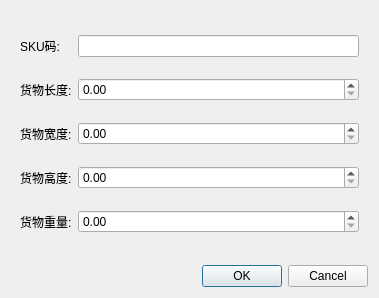
<?xml version="1.0" encoding="UTF-8"?>
<ui version="4.0">
 <class>SqlBoxEditDialog</class>
 <widget class="QWidget" name="SqlBoxEditDialog">
  <property name="geometry">
   <rect>
    <x>0</x>
    <y>0</y>
    <width>379</width>
    <height>298</height>
   </rect>
  </property>
  <property name="windowTitle">
   <string>Form</string>
  </property>
  <layout class="QGridLayout" name="gridLayout_3">
   <item row="0" column="0">
    <layout class="QGridLayout" name="gridLayout">
     <item row="2" column="0">
      <widget class="QDialogButtonBox" name="buttonBox">
       <property name="orientation">
        <enum>Qt::Horizontal</enum>
       </property>
       <property name="standardButtons">
        <set>QDialogButtonBox::Cancel|QDialogButtonBox::Ok</set>
       </property>
      </widget>
     </item>
     <item row="1" column="0">
      <widget class="QWidget" name="widget" native="true">
       <layout class="QGridLayout" name="gridLayout_2">
        <item row="3" column="0">
         <widget class="QLabel" name="label_10">
          <property name="text">
           <string>货物高度:</string>
          </property>
         </widget>
        </item>
        <item row="2" column="0">
         <widget class="QLabel" name="label_9">
          <property name="text">
           <string>货物宽度:</string>
          </property>
         </widget>
        </item>
        <item row="0" column="2">
         <widget class="QLineEdit" name="lineEdit_SkuCode"/>
        </item>
        <item row="0" column="0">
         <widget class="QLabel" name="label">
          <property name="text">
           <string>SKU码:</string>
          </property>
         </widget>
        </item>
        <item row="1" column="0">
         <widget class="QLabel" name="label_8">
          <property name="text">
           <string>货物长度:</string>
          </property>
         </widget>
        </item>
        <item row="4" column="0">
         <widget class="QLabel" name="label_2">
          <property name="text">
           <string>货物重量:</string>
          </property>
         </widget>
        </item>
        <item row="1" column="2">
         <widget class="QDoubleSpinBox" name="doubleSpinBox_length"/>
        </item>
        <item row="2" column="2">
         <widget class="QDoubleSpinBox" name="doubleSpinBox_width"/>
        </item>
        <item row="3" column="2">
         <widget class="QDoubleSpinBox" name="doubleSpinBox_height"/>
        </item>
        <item row="4" column="2">
         <widget class="QDoubleSpinBox" name="doubleSpinBox_weight"/>
        </item>
       </layout>
      </widget>
     </item>
    </layout>
   </item>
  </layout>
 </widget>
 <resources/>
 <connections/>
</ui>
